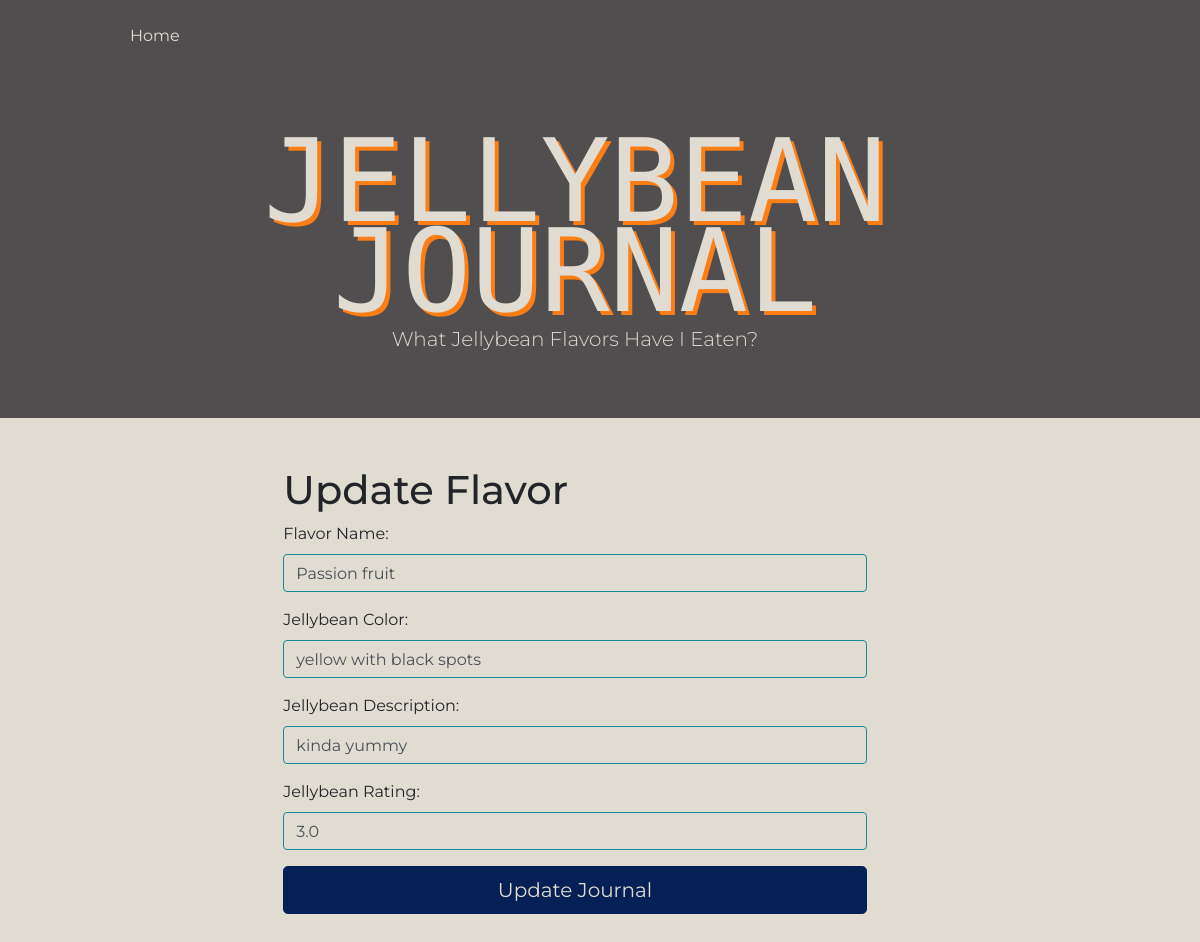
The app's page /edit/4 with its own data.
### jellybeans/models.py (models this page shows, shortened)
class Flavor(models.Model):
    Flavor = models.CharField(max_length=50)
    Color = models.CharField(max_length=50)
    Description = models.TextField()
    Rating = models.FloatField(validators=[MinValueValidator(0), MaxValueValidator(5)])

### jellybeans/views.py (the view)
# urls.py: path('edit/<int:sid>', updatePageView , name='edit'),
def updatePageView(request, sid):
    flavor = Flavor.objects.values().get(id=sid)
    context = {
        'flavor':flavor
    }
    return render(request, 'updateFlavor.html', context)

### templates/updateFlavor.html (shortened to what this page needs)
{% extends 'base.html' %} {% load static %} {% block content %}
<div class="container py-5">
  <div class="row">
    <div class="col-md-8 offset-md-2">
      <h1>Update Flavor</h1>
      <form method="post" action="{% url 'submit' flavor.id %}">
        <div class="form-group">
          <label for="Flavor">Flavor Name:</label>
          <input
            type="text"
            name="Flavor"
            class="form-control"
            value="{{ flavor.Flavor }}"
          />
        </div>
        <div class="form-group">
          <label for="Color">Jellybean Color:</label>
          <input
            type="text"
            name="Color"
            class="form-control"
            value="{{ flavor.Color }}"
          />
        </div>
        <div class="form-group">
          <label for="Description">Jellybean Description:</label>
          <input
            type="text"
            name="Description"
            class="form-control"
            value="{{ flavor.Description }}"
          />
        </div>
        <div class="form-group">
          <label for="Rating">Jellybean Rating:</label>
          <input
            type="text"
            name="Rating"
            class="form-control"
            value="{{ flavor.Rating }}"
          />
        </div>
        <button type="submit" class="btn btn-primary btn-lg btn-block">
          Update Journal
        </button>
      </form>
    </div>
  </div>
</div>
{% endblock %}

### records on screen
Flavor: Flavor "Passion fruit", Color "yellow with black spots", Description "kinda yummy", Rating "3.0"
